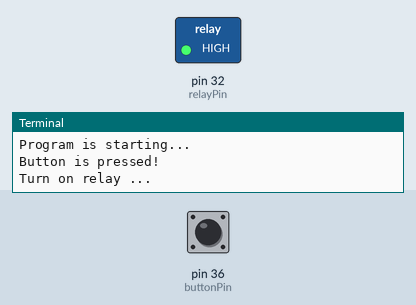
Recording of a program running on a simulated Raspberry Pi (header pin numbers). On the bench: switched loads named in the program (green lamp = pin HIGH), the last lines printed to the terminal. The test bench sets the inputs (shaded band); at power-on: pin 36 (buttonPin) LOW. The clock reads 2024-03-15 10:24:30 at power-on unless the program sets it.

Above: at 1.2 s.
1.3 s: pin 36 (buttonPin) pulled HIGH for 0.15 s
At 2.7 s:
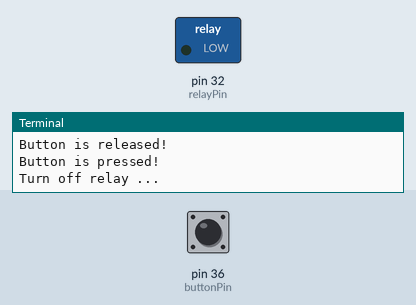
3.0 s: pin 36 (buttonPin) pulled HIGH for 1 s
At 5.2 s:
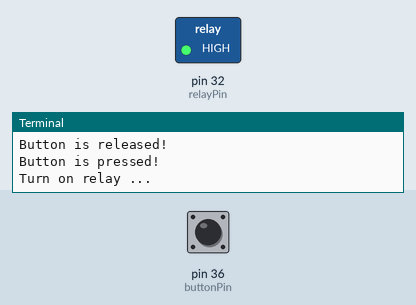
5.5 s: pin 36 (buttonPin) pulled HIGH for 3.2 s
At 9.1 s:
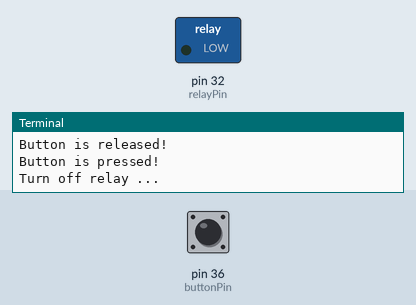
Timing chart, 0 to 10.6 s (numbered marks = the images above; inputs shaded):
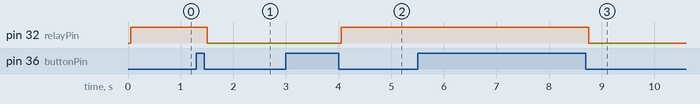

The program:

Relay.py
```python
#!/usr/bin/env python3
########################################################################
# Filename    : Relay.py
# Description : Control Relay and Motor via Button
# Author      : www.freenove.com
# modification: 2021/1/1
########################################################################
import RPi.GPIO as GPIO
import time

relayPin = 32     # define the relayPin
buttonPin = 36    # define the buttonPin
debounceTime = 50

def setup():
    GPIO.setmode(GPIO.BOARD)
    GPIO.setup(relayPin, GPIO.OUT)   # set relayPin to OUTPUT mode
    GPIO.setup(buttonPin, GPIO.IN)   # set buttonPin to INTPUT mode

def loop():
    relayState = False
    lastChangeTime = round(time.time()*1000)
    buttonState = GPIO.HIGH
    lastButtonState = GPIO.HIGH
    reading = GPIO.HIGH
    while True:
        reading = GPIO.input(buttonPin)
        if reading != lastButtonState :
            lastChangeTime = round(time.time()*1000)
        if ((round(time.time()*1000) - lastChangeTime) > debounceTime):
            if reading != buttonState :
                buttonState = reading;
                if buttonState == GPIO.LOW:
                    print("Button is pressed!")
                    relayState = not relayState
                    if relayState:
                        print("Turn on relay ...")
                    else :
                        print("Turn off relay ... ")
                else :
                    print("Button is released!")
        GPIO.output(relayPin,relayState)
        lastButtonState = reading # lastButtonState store latest state

def destroy():
    GPIO.cleanup()

if __name__ == '__main__':     # Program entrance
    print ('Program is starting...')
    setup()
    try:
        loop()
    except KeyboardInterrupt:   # Press ctrl-c to end the program.
        destroy()
```

Measured:
- after the input at 1.3 s, pin 32 (relayPin): HIGH → LOW after 0.20 s
- after the input at 3.0 s, pin 32 (relayPin): LOW → HIGH after 1.1 s
- after the input at 5.5 s, pin 32 (relayPin): HIGH → LOW after 3.3 s
